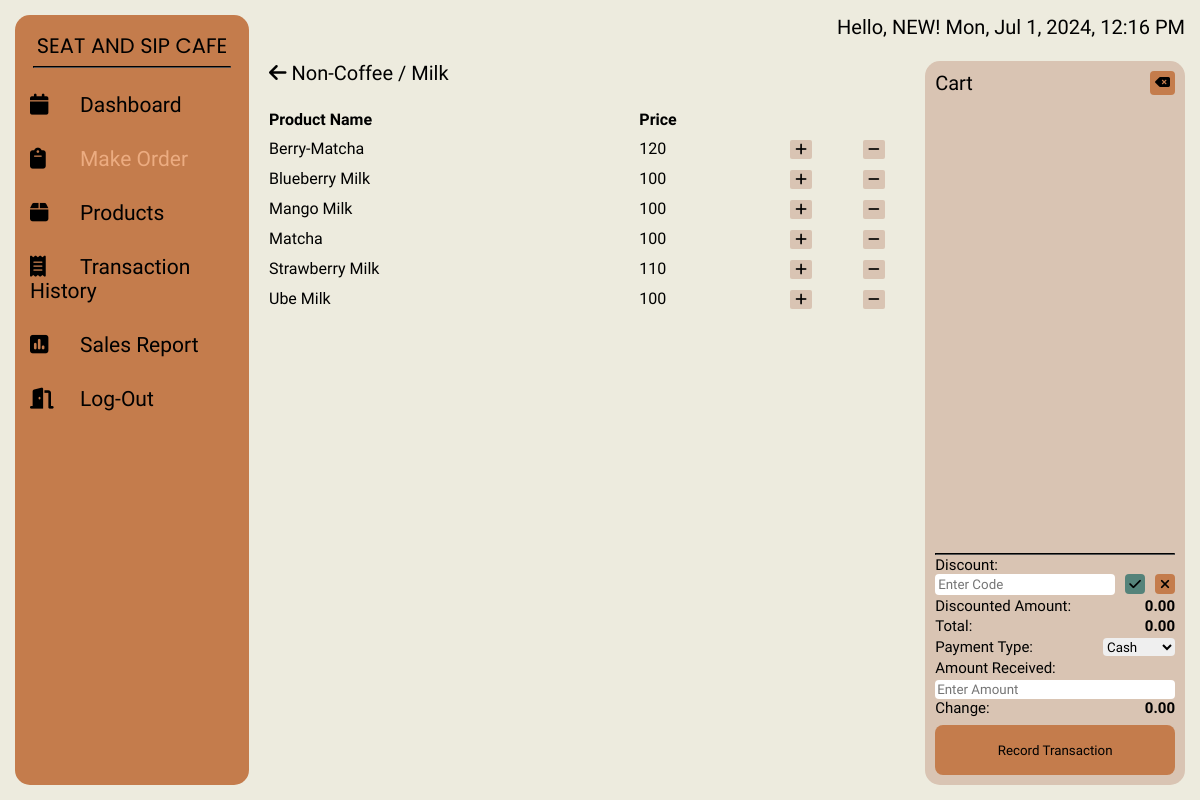
The page /staff/makeorder-list/non-coffee.php (signed in) on the database its author committed.
### tables this page shows
CREATE TABLE `products` (
  `product_name` varchar(50) NOT NULL,
  `price` int(11) NOT NULL,
  `category_id` int(50) NOT NULL,
  `product_id` int(8) UNSIGNED ZEROFILL NOT NULL
);

### staff/makeorder-list/non-coffee.php (the view, shortened to what this page needs)
<?php
    $user = $_SESSION['user'];
?>
<!DOCTYPE html>
<html lang="en">
<head>
    <link rel="stylesheet" href="../../styles/makeorder-list.css">
</head>
<body>
    <div class="wrapper">
        <div class="sidebar">
            <h2>SEAT AND SIP CAFE</h2>
            <hr class="line">
            <nav>
                <ul>
                    <li><a href="../dashboard.php" ><i class="fas fa-solid fa-calendar"></i>Dashboard</a></li>
                    <li><a href="../makeorder.php" class="current"><i class="fas fa-solid fa-clipboard"></i>Make Order</a></li>
                    <li><a href="../products.php"><i class="fas fa-solid fa-box"></i>Products</a></li>
                    <li><a href="../transaction_history.php"><i class="fas fa-solid fa-receipt"></i>Transaction History</a></li>
                    <li><a href="../sales.php"><i class="fas fa-solid fa-square-poll-vertical"></i>Sales Report</a></li>
                    <li><a href="../config/logout.php"><i class="fas fa-solid fa-door-open"></i>Log-Out</a></li>
                </ul>
            </nav>
        </div>
        <div class="main_content">
            <div class="header">
                <div>Hello, <?php Print "$user"?>! <span id='date-time'></span></div>
            </div>
            <div class="info">
                <div class="product-list">
                    <div class="head">
                        <a href="../makeorder.php" class="back"> <i class="fa-solid fa-arrow-left"></i>  <span class="heading"> Non-Coffee / Milk</span>  </a>
                    </div>
                    <div class="body">
                        <table>
                            <tr>
                                <th>Product Name</th>
                                <th>Price</th>
                            </tr>
                            <?php
                                $servername = "localhost";
                                $username_db = "root";
                                $password_db = "";
                                $db_name = "pos";
                                $conn = mysqli_connect($servername, $username_db, $password_db, $db_name);
                                $query = mysqli_query($conn, "SELECT product_name, price FROM products WHERE category_id ='6' ORDER BY product_name ASC ");
                                while($row = mysqli_fetch_array($query)){
                                    Print "<tr>";
                                        Print "<td> " . $row['product_name'] . " </td>";
                                        Print "<td> " . $row["price"] . " </td>";
                                        Print '<td class="action-row"><button class="button button-plus"><i class="fa-solid fa-plus"></i></button></td>';
                                        Print '<td class="action-row"><button class="button button-minus"><i class="fa-solid fa-minus"></i></button></td>';
                                    Print "</tr>";
                                }
                            ?>
                        </table>
                    </div>
                </div>
                <div class="cart-section">
                    <div class="cart-head">
                        <div class="cart-void">
                            <span >Cart </span>
                            <button id="void-cart-btn" class="void-cart-btn" title="Void Cart"><i class="fa-solid fa-delete-left"></i></button>
                        </div>
                    </div>
                    <div class="cart-foot">
                        <hr class="liner">
                        <div class="discount-option">
                            <label for="discount-code">Discount:</label>
                            <div class="discount-input">
                                <input type="text" id="discount-code" class="discount-code-input" placeholder="Enter Code">
                                <div class="button-container">
                                    <button id="apply-discount-btn" class="apply-discount-btn" title="Apply Discount"><i class="fa-solid fa-check"></i></button>
                                    <button id="remove-discount-btn" class="remove-discount-btn" title="Remove Discount"> <i class="fa-solid fa-xmark"></i> </button>
                                </div>
                            </div>
                        </div>
                        <p class="discount-amount">Discounted Amount: <span id="discounted-amount" class="impotant-cart-details">0.00</span></p>
                        <p class="total-amount" >Total: <span id="total-amount" class="impotant-cart-details">0.00</span></p>
                        <div class="payment-option">
                            <label for="payment-type">Payment Type:</label>
                            <select id="payment-type"  class="payment-type" name="payment-type">
                                <option value="cash">Cash</option>
                            </select>
                        </div>
                        <div class="amount-received">
                            <label for="amount-received">Amount Received:</label>
                            <input type="number" id="amount-received" class="amount-recieved-input" placeholder="Enter Amount">
                        </div>
                        <p>Change: <span id="change-amount" class="impotant-cart-details">0.00</span></p>
                        <button class="payment-btn" onclick="recordTransaction()">Record Transaction</button>
                    </div>
                </div>
            </div>
        </div>
    </div>
</body>
</html>

### styles/makeorder-list.css (style rules this page uses)
html { font-size: 62.5%; }
* { margin: 0; padding: 0; box-sizing: border-box; list-style: none; text-decoration: none; font-family: Zen Kaku Gothic New, 'Source Sans Pro'; color: black; }
body { background-color: #EDEBDE; }
.wrapper { max-width: 140em; padding: 2rem; display: grid; grid-template-columns: 20% 1fr; gap: 2rem; min-height: 100vh; min-width: 100vw; }
.wrapper .sidebar { background: #C47C4C; padding: 1.5rem 0; border-radius: 1.5rem; }
.wrapper .sidebar h2 { text-align: center; font-size: 2.7rem; font-weight: 400; color: black; font-family: Poppins, 'Source Sans Pro'; text-transform: uppercase; text-align: center; }
hr.line { margin: 5px auto; width: 85%; border-color: black; margin-bottom: 1rem; }
.wrapper .sidebar ul li { padding: 15px; font-size: 2.1rem; font-family: Zen Kaku Gothic Antique, 'Source Sans Pro'; font-weight: 400; }
.wrapper .sidebar ul li a { color: black; display: block; }
.wrapper .sidebar ul li a .fas { width: 50px; }
.wrapper .sidebar .current { color: #ECAC81; }
.wrapper .main_content { width: 100%; display: grid; grid-template-rows: 4% 1fr; gap: 1.5rem; }
.wrapper .main_content .header { text-align: right; font-size: 2rem; display: flex; justify-content: space-between; padding: 0 0 1rem 0; }
.wrapper .main_content .header div { margin-left: auto; }
.wrapper .main_content .info { font-size: 2rem; display: grid; grid-template-columns: 70% 1fr; gap: 1.5rem; }
.wrapper .main_content .info .product-list { display: flex; flex-direction: column; overflow-y: auto; max-height: 63rem; }
.wrapper .main_content .info .product-list .head { display: flex; gap: 4rem; }
.wrapper .main_content .info .product-list .body { display: flex; margin-top: 2rem; border-radius: 1.5rem; text-align: center; overflow-y: auto; border-radius: 0; }
.wrapper .main_content .info .product-list .action-row { text-align: center; }
.wrapper .main_content .info .product-list .button { background-color: #D9C4B3; border: none; border-radius: 2px; padding: .2rem .5rem; cursor: pointer; }
.wrapper .main_content .info .product-list .body table { width: 100%; border-collapse: collapse; }
.wrapper .main_content .info .product-list .body th, td { text-align: left; font-size: .8em; padding: .5rem 0; }
.wrapper .main_content .info .cart-section { position: relative; background: #D9C4B3; border-radius: 1.5rem; min-height: 63rem; }
.cart-head { padding: 1rem; }
.cart-head .cart-void { display: flex; justify-content: space-between; }
.cart-head .cart-void span { font-size: 2rem; }
.cart-head .cart-void .void-cart-btn { padding: 0 .5rem; background-color: #C47C4C; border: none; border-radius: 4px; cursor: pointer; }
hr.liner { margin: 5px auto; width: 85%; border-color: black; margin-bottom: 1rem; }
.cart-foot { position: absolute; bottom: 0; padding: 1rem; text-align: left; font-size: 1.5rem; font-weight: 400; color: black; width: 100%; }
.cart-foot hr { margin: .1rem 0; width: 100%; }
.cart-foot .impotant-cart-details { float: right; font-weight: bold; font-size: 1.; }
.total-amount, .discount-amount { margin-top: 2px; }
.discount-input { display: flex; }
.button-container { display: flex; }
.discount-code-input { border: none; border-radius: 4px; cursor: pointer; padding: 0.3rem; width: 100%; }
.apply-discount-btn, .remove-discount-btn { width: 20px; height: 20px; outline: none; background-color: #55837A; border: none; border-radius: 4px; cursor: pointer; margin-left: 10px; }
.remove-discount-btn { background-color: #C47C4C; }
.payment-option { display: flex; justify-content: space-between; margin-bottom: 3px; margin-top: 3px; }
.payment-option label { flex: 1; margin-right: 1rem; }
.payment-option select { border: none; border-radius: 4px; cursor: pointer; width: 30%; }
.amount-received input { margin-top: 0.3rem; border: none; border-radius: 4px; cursor: pointer; width: 100%; padding: 0.2rem; }
.payment-btn { width: 100%; outline: none; background-color: #C47C4C; border: none; border-radius: 8px; cursor: pointer; margin-top: .8rem; height: 5rem; }
@media screen and (max-width: 1400px) and (min-width: 1150px) { .wrapper { padding: 1.5rem; margin: 0; } }
@media screen and (max-width: 1350px) and (min-width: 1000px) { .wrapper .sidebar h2 { font-size: 2.1rem; } }

### rows shown on the page
products: product_name "Berry-Matcha", price "120"
products: product_name "Blueberry Milk", price "100"
products: product_name "Mango Milk", price "100"
products: product_name "Matcha", price "100"
products: product_name "Strawberry Milk", price "110"
products: product_name "Ube Milk", price "100"

### other values the page prints
$user "NEW"
